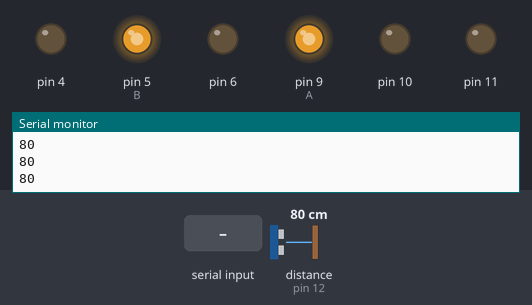
A sketch run on a simulated Arduino Uno, built with avr-gcc and run on an emulated ATmega328P. Shown: output pins drawn as LEDs (lit = HIGH), the last lines printed to the serial monitor. Wiring (inferred from the names in the program): ultrasonic range finder: trigger pin 13; echo pin 12. Inputs (shaded band) come from the test bench; at power-on: distance to the obstacle (sensor on pin 12) 80 cm. The echo pulse lasts 58.3 µs per cm; pins used as bus, display or sensor lines are not drawn.

Above: at 1.2 s.
1.3 s: "F" received over Serial
At 2.5 s:
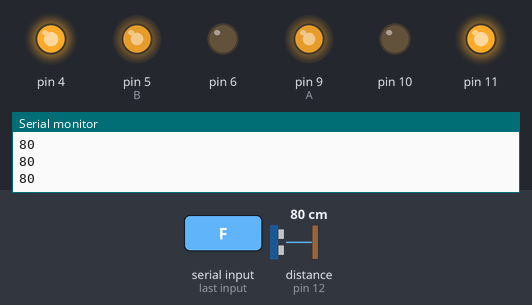
2.8 s: "R" received over Serial
At 4.0 s:
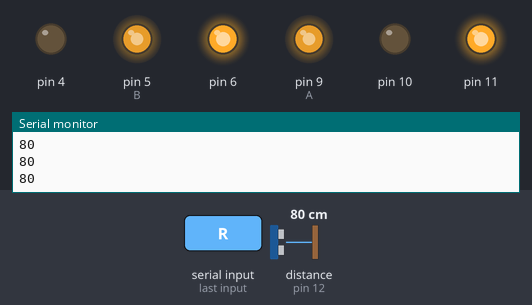
4.3 s: "L" received over Serial
At 5.5 s:
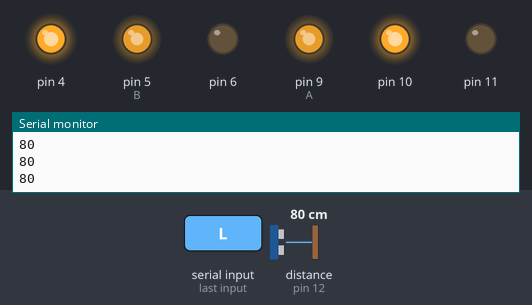
5.8 s: "G" received over Serial
At 7.0 s:
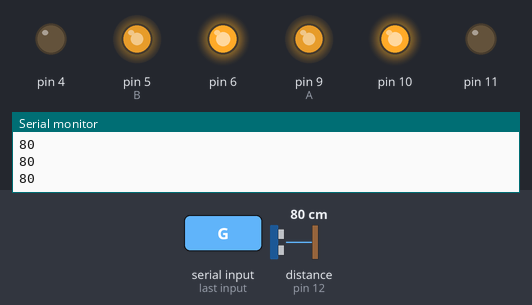
7.3 s: distance to the obstacle (sensor on pin 12) set to 39 cm
8.8 s: distance to the obstacle (sensor on pin 12) set to 33 cm
At 10.2 s:
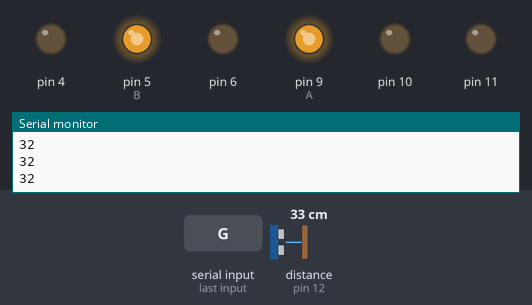
Timing chart, 0 to 11.4 s (numbered marks = the images above; inputs shaded):
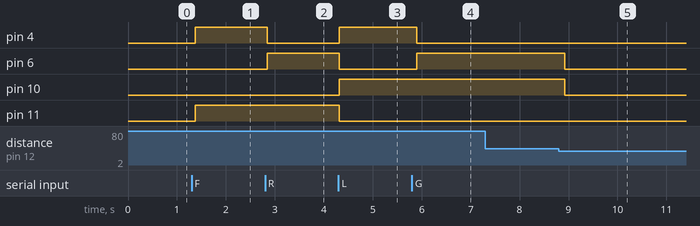

The sketch:

ultrasonic_sensor_car.ino
```cpp
//           C++ Codes on Arduino IDE           //
// Bluetooth-based Rover with Ultrasonic Sensor //

// Setting up some variables
int A = 9;
int B = 5;
int speed;

char input;  // Stores the input coming from the Bluetooth
long duration;
long distance;
const int MAX_DISTANCE = 35;  // Maximum distance threshold in centimeters

// Ultrasonic sensor pins
const int trigPin = 13;
const int echoPin = 12;

bool isBluetoothConnected = false;  // Flag to track Bluetooth connection status

void setup() {
  Serial.begin(9600);
  // Setting all the input and output pins
  pinMode(4, OUTPUT);
  pinMode(6, OUTPUT);
  pinMode(10, OUTPUT);
  pinMode(11, OUTPUT);

  pinMode(9, OUTPUT);
  pinMode(5, OUTPUT);

  // Ultrasonic sensor pin modes
  pinMode(trigPin, OUTPUT);
  pinMode(echoPin, INPUT);

  // The potentiometer output is received and transformed here
  speed = 200;
  analogWrite(A, speed);
  analogWrite(B, speed);
}

void loop() {
  calculateDistance();
  // Check if the car is connected to Bluetooth
  if (Serial.available()) {
    isBluetoothConnected = true;
  } else {
    isBluetoothConnected = false;
  }

  if (distance > MAX_DISTANCE) {
    // Taking the Bluetooth command
    if (isBluetoothConnected) {
      if (Serial.available()) {
        input = Serial.read();
        Serial.println(speed);
        Serial.println(input);

        if (input == 'F') {
          forward();
        } else if (input == 'R') {
          right();
        } else if (input == 'L') {
          left();
        } else if (input == 'G') {
          backward();
        } else if (input == 'S') {
          stop();
        }
      }
    }
  }

  else if (isBluetoothConnected && distance <= MAX_DISTANCE) {
    stop();

    stop();
    delay(1000);
    backward();
    delay(1000);
    stop();
  }

  else if (!isBluetoothConnected && distance <= MAX_DISTANCE) {
    stop();
  }
}

void backward() {
  digitalWrite(4, LOW);
  digitalWrite(6, HIGH);
  digitalWrite(10, HIGH);
  digitalWrite(11, LOW);
}

void stop() {
  digitalWrite(4, LOW);
  digitalWrite(6, LOW);
  digitalWrite(10, LOW);
  digitalWrite(11, LOW);
}

void forward() {
  digitalWrite(4, HIGH);
  digitalWrite(6, LOW);
  digitalWrite(10, LOW);
  digitalWrite(11, HIGH);
}

void right() {
  digitalWrite(4, LOW);
  digitalWrite(6, HIGH);
  digitalWrite(10, LOW);
  digitalWrite(11, HIGH);
}

void left() {
  digitalWrite(4, HIGH);
  digitalWrite(6, LOW);
  digitalWrite(10, HIGH);
  digitalWrite(11, LOW);
}

void calculateDistance() {
  // Clear the trigger pin
  digitalWrite(trigPin, LOW);
  delayMicroseconds(2);

  // Send the ultrasonic pulse
  digitalWrite(trigPin, HIGH);
  delayMicroseconds(10);
  digitalWrite(trigPin, LOW);

  // Measure the echo pulse duration
  duration = pulseIn(echoPin, HIGH);

  // Calculate the distance
  distance = (duration / 29) / 2;  // Distance in centimeters
  Serial.println(distance);
  delay(100);
}
```

Measured:
- the behaviour switches between 37 and 36 cm on distance to the obstacle (sensor on pin 12) (found by bisection; images 4 and 5)
- after the input at 1.3 s, pin 4, pin 11: LOW → HIGH after 0.07 s
- after the input at 2.8 s, pin 4: HIGH → LOW at once; pin 6: LOW → HIGH at once
- after the input at 4.3 s, pin 4, pin 10: LOW → HIGH at once; pin 6, pin 11: HIGH → LOW at once
- after the input at 5.8 s, pin 4: HIGH → LOW after 0.10 s; pin 6: LOW → HIGH after 0.10 s
- after the input at 8.8 s, pin 6, pin 10: HIGH → LOW after 0.12 s
